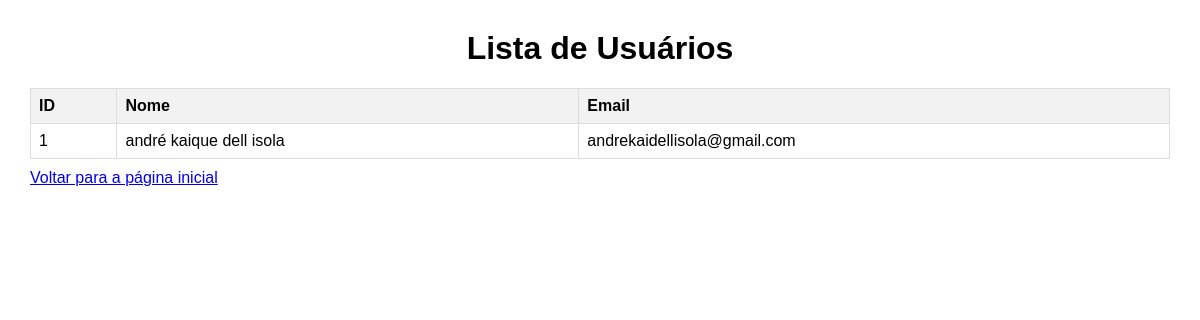
The page /usuarios on the database as committed earlier.
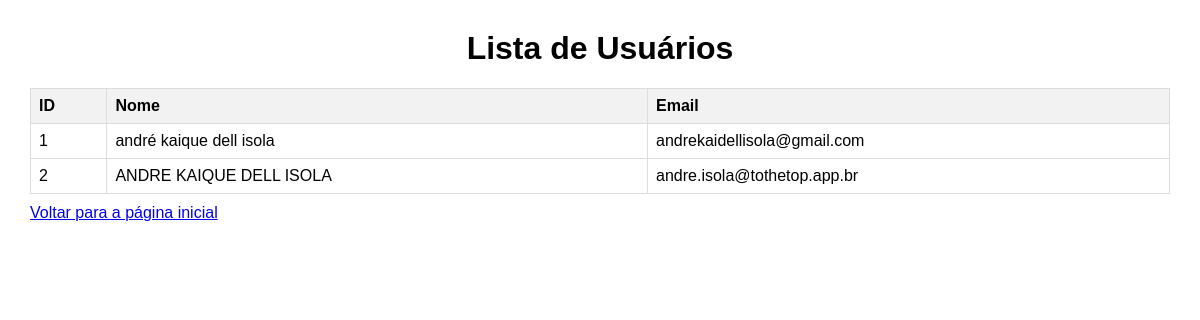
The same page on the database as committed later.
### tables this page shows
CREATE TABLE usuarios (
    id INTEGER PRIMARY KEY AUTOINCREMENT,
    nome TEXT NOT NULL,
    email TEXT NOT NULL UNIQUE,
    senha TEXT NOT NULL
);

### app.py (the view)
@app.route('/usuarios')
def lista_usuarios():
    db = get_db()
    cur = db.execute('SELECT id, nome, email FROM usuarios')
    usuarios = cur.fetchall()
    db.close()
    return render_template('lista_usuarios.html', usuarios=usuarios)

### app.py (called while the page is built)
def get_db():
    conn = sqlite3.connect(DATABASE)
    conn.row_factory = sqlite3.Row
    return conn

### templates/lista_usuarios.html (shortened to what this page needs)
<!DOCTYPE html>
<html>
<head>
</head>
<body>
    <h1>Lista de Usuários</h1>
    <table>
        <thead>
            <tr>
                <th>ID</th>
                <th>Nome</th>
                <th>Email</th>
            </tr>
        </thead>
        <tbody>
            {% for usuario in usuarios %}
            <tr>
                <td data-label="ID">{{ usuario.id }}</td>
                <td data-label="Nome">{{ usuario.nome }}</td>
                <td data-label="Email">{{ usuario.email }}</td>
            </tr>
            {% endfor %}
        </tbody>
    </table>
    <a href="/">Voltar para a página inicial</a>
</body>
</html>

### templates/lista_usuarios.html (style rules this page uses)
body { font-family: Arial, sans-serif; margin: 30px; }
h1 { text-align: center; }
table { width: 100%; border-collapse: collapse; margin-bottom: 10px; }
th, td { border: 1px solid #ddd; padding: 8px; text-align: left; }
th { background-color: #f2f2f2; }

Rows that differ between the two databases and show on the page:
added usuarios: id "2", nome "ANDRE KAIQUE DELL ISOLA", email "andre.isola@tothetop.app.br"
